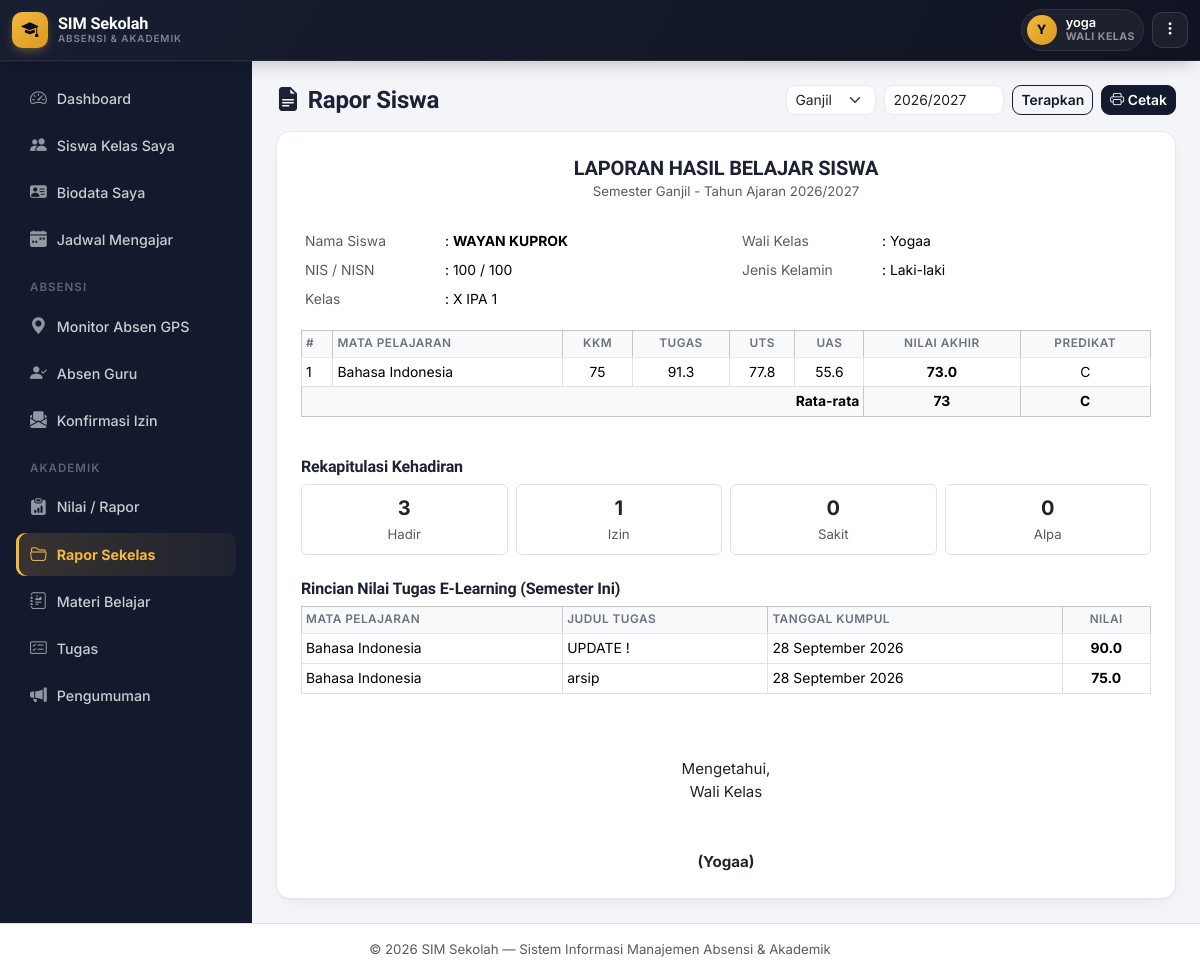
The page /rapor/rapor.php?siswa_id=1&semester=Ganjil&tahun_ajaran=2026/2027 (signed in) on the database its author committed.
### tables this page shows
CREATE TABLE `siswa` (
  `id` int NOT NULL,
  `nis` varchar(20) NOT NULL,
  `nisn` varchar(20) DEFAULT NULL,
  `nama_lengkap` varchar(100) NOT NULL,
  `jenis_kelamin` enum('L','P') NOT NULL,
  `tempat_lahir` varchar(50) DEFAULT NULL,
  `tanggal_lahir` date DEFAULT NULL,
  `agama` varchar(30) DEFAULT NULL,
  `alamat` text,
  `no_hp` varchar(20) DEFAULT NULL,
  `email` varchar(100) DEFAULT NULL,
  `nama_ayah` varchar(100) DEFAULT NULL,
  `nama_ibu` varchar(100) DEFAULT NULL,
  `no_hp_ortu` varchar(20) DEFAULT NULL,
  `pekerjaan_ortu` varchar(50) DEFAULT NULL,
  `foto` varchar(255) DEFAULT NULL,
  `kelas_id` int DEFAULT NULL,
  `status` enum('Aktif','Pindah','Lulus','Keluar') DEFAULT 'Aktif',
  `tanggal_masuk` date DEFAULT NULL,
  `created_at` timestamp NULL DEFAULT CURRENT_TIMESTAMP
);

CREATE TABLE `kelas` (
  `id` int NOT NULL,
  `nama_kelas` varchar(50) NOT NULL,
  `tingkat` varchar(10) NOT NULL,
  `jurusan` varchar(50) DEFAULT NULL,
  `wali_kelas` varchar(100) DEFAULT NULL,
  `wali_kelas_user_id` int DEFAULT NULL,
  `tahun_ajaran` varchar(20) NOT NULL,
  `created_at` timestamp NULL DEFAULT CURRENT_TIMESTAMP
);

CREATE TABLE `nilai` (
  `id` int NOT NULL,
  `siswa_id` int NOT NULL,
  `mapel_id` int NOT NULL,
  `semester` enum('Ganjil','Genap') NOT NULL,
  `tahun_ajaran` varchar(20) NOT NULL,
  `nilai_tugas` decimal(5,2) DEFAULT '0.00',
  `nilai_uts` decimal(5,2) DEFAULT '0.00',
  `nilai_uas` decimal(5,2) DEFAULT '0.00',
  `nilai_akhir` decimal(5,2) DEFAULT '0.00',
  `predikat` varchar(5) DEFAULT NULL,
  `catatan` varchar(255) DEFAULT NULL,
  `created_at` timestamp NULL DEFAULT CURRENT_TIMESTAMP
);

CREATE TABLE `mata_pelajaran` (
  `id` int NOT NULL,
  `kode_mapel` varchar(20) DEFAULT NULL,
  `nama_mapel` varchar(100) NOT NULL,
  `kkm` int DEFAULT '75'
);

CREATE TABLE `elearning_pengumpulan` (
  `id` int NOT NULL,
  `tugas_id` int NOT NULL,
  `siswa_id` int NOT NULL,
  `file_jawaban` varchar(255) DEFAULT NULL,
  `file_nama_asli` varchar(255) DEFAULT NULL,
  `catatan` text,
  `nilai` decimal(5,2) DEFAULT NULL,
  `feedback_guru` text,
  `status` enum('Belum Dinilai','Sudah Dinilai') NOT NULL DEFAULT 'Belum Dinilai',
  `tanggal_kumpul` timestamp NULL DEFAULT CURRENT_TIMESTAMP
);

CREATE TABLE `elearning_tugas` (
  `id` int NOT NULL,
  `kelas_id` int NOT NULL,
  `mapel_id` int NOT NULL,
  `guru_id` int DEFAULT NULL,
  `guru_nama` varchar(100) DEFAULT NULL,
  `judul` varchar(150) NOT NULL,
  `deskripsi` text,
  `file_lampiran` varchar(255) DEFAULT NULL,
  `file_nama_asli` varchar(255) DEFAULT NULL,
  `deadline` datetime NOT NULL,
  `semester` enum('Ganjil','Genap') NOT NULL DEFAULT 'Ganjil',
  `created_at` timestamp NULL DEFAULT CURRENT_TIMESTAMP,
  `tahun_ajaran` varchar(20) NOT NULL DEFAULT '2025/2026'
);

### includes/functions.php (called while the page is built, shortened)
<?php
function clean($str) {
    return htmlspecialchars(trim($str ?? ''), ENT_QUOTES, 'UTF-8');
}
function formatTanggalIndo($tanggal) {
    $bulan = ['01'=>'Januari','02'=>'Februari','03'=>'Maret','04'=>'April','05'=>'Mei','06'=>'Juni',
              '07'=>'Juli','08'=>'Agustus','09'=>'September','10'=>'Oktober','11'=>'November','12'=>'Desember'];
    $d = date('d', strtotime($tanggal));
    $m = date('m', strtotime($tanggal));
    $y = date('Y', strtotime($tanggal));
    return "{$d} {$bulan[$m]} {$y}";
}
function hitungPredikat($nilai) {
    if ($nilai >= 70) return 'C';
    return 'D';
}

### rapor/rapor.php (the view, shortened to what this page needs)
<?php
require_once __DIR__ . '/../includes/auth.php';
$siswa_id = (int)($_GET['siswa_id'] ?? 0);
$stmt = $pdo->prepare("SELECT s.*, k.nama_kelas, k.wali_kelas FROM siswa s LEFT JOIN kelas k ON s.kelas_id = k.id WHERE s.id = ?");
$stmt->execute([$siswa_id]);
$siswa = $stmt->fetch();
$semester     = $_GET['semester'] ?? 'Ganjil';
$tahun_ajaran = $_GET['tahun_ajaran'] ?? '2025/2026';
$stmt = $pdo->prepare("
    SELECT n.*, m.nama_mapel, m.kkm FROM nilai n
    JOIN mata_pelajaran m ON n.mapel_id = m.id
    WHERE n.siswa_id = ? AND n.semester = ? AND n.tahun_ajaran = ?
    ORDER BY m.nama_mapel
");
$stmt->execute([$siswa_id, $semester, $tahun_ajaran]);
$nilaiList = $stmt->fetchAll();
$rataRata = count($nilaiList) > 0 ? round(array_sum(array_column($nilaiList, 'nilai_akhir')) / count($nilaiList), 1) : 0;
$stmt = $pdo->prepare("SELECT status, COUNT(*) c FROM absensi WHERE siswa_id = ? GROUP BY status");
$stmt->execute([$siswa_id]);
$rekapAbsen = ['Hadir'=>0,'Izin'=>0,'Sakit'=>0,'Alpa'=>0];
foreach ($stmt->fetchAll() as $r) { $rekapAbsen[$r['status']] = $r['c']; }
$stmt = $pdo->prepare("
    SELECT m.nama_mapel, et.judul, et.deadline, ep.nilai, ep.tanggal_kumpul
    FROM elearning_pengumpulan ep
    JOIN elearning_tugas et ON ep.tugas_id = et.id
    JOIN mata_pelajaran m ON et.mapel_id = m.id
    WHERE ep.siswa_id = ? AND ep.nilai IS NOT NULL AND et.semester = ? AND et.tahun_ajaran = ?
    ORDER BY m.nama_mapel, et.deadline
");
$stmt->execute([$siswa_id, $semester, $tahun_ajaran]);
$tugasSemesterIni = $stmt->fetchAll();
include __DIR__ . '/../includes/header.php';
?>
<div class="d-flex justify-content-between align-items-center mb-3 flex-wrap gap-2 no-print">
  <h4 class="fw-bold mb-0"><i class="bi bi-file-earmark-text-fill me-2"></i>Rapor Siswa</h4>
  <div class="d-flex gap-2">
    <form method="GET" class="d-flex gap-2">
      <select name="semester" class="form-select form-select-sm" onchange="this.form.submit()">
        <option value="Ganjil" <?= $semester==='Ganjil'?'selected':'' ?>>Ganjil</option>
      </select>
      <input type="text" name="tahun_ajaran" class="form-control form-control-sm" value="<?= clean($tahun_ajaran) ?>" style="width:120px;">
      <button class="btn btn-sm btn-outline-primary">Terapkan</button>
    </form>
    <button onclick="window.print()" class="btn btn-sm btn-primary"><i class="bi bi-printer"></i> Cetak</button>
  </div>
</div>
<div class="card p-4" id="areaRapor">
  <div class="text-center mb-4">
    <h5 class="fw-bold mb-0">LAPORAN HASIL BELAJAR SISWA</h5>
    <small class="text-muted">Semester <?= clean($semester) ?> - Tahun Ajaran <?= clean($tahun_ajaran) ?></small>
  </div>
  <div class="row mb-3">
    <div class="col-md-6">
      <table class="table table-borderless table-sm mb-0">
        <tr><td class="text-muted" style="width:140px;">Nama Siswa</td><td>: <strong><?= clean($siswa['nama_lengkap']) ?></strong></td></tr>
        <tr><td class="text-muted">NIS / NISN</td><td>: <?= clean($siswa['nis']) ?> / <?= clean($siswa['nisn'] ?: '-') ?></td></tr>
        <tr><td class="text-muted">Kelas</td><td>: <?= clean($siswa['nama_kelas'] ?? '-') ?></td></tr>
      </table>
    </div>
    <div class="col-md-6">
      <table class="table table-borderless table-sm mb-0">
        <tr><td class="text-muted" style="width:140px;">Wali Kelas</td><td>: <?= clean($siswa['wali_kelas'] ?? '-') ?></td></tr>
        <tr><td class="text-muted">Jenis Kelamin</td><td>: <?= $siswa['jenis_kelamin']==='L'?'Laki-laki':'Perempuan' ?></td></tr>
      </table>
    </div>
  </div>
  <table class="table table-bordered table-sm">
    <thead class="table-light">
      <tr><th>#</th><th>Mata Pelajaran</th><th class="text-center">KKM</th><th class="text-center">Tugas</th><th class="text-center">UTS</th><th class="text-center">UAS</th><th class="text-center">Nilai Akhir</th><th class="text-center">Predikat</th></tr>
    </thead>
    <tbody>
      <?php foreach ($nilaiList as $i => $n): ?>
      <tr>
        <td><?= $i + 1 ?></td>
        <td><?= clean($n['nama_mapel']) ?></td>
        <td class="text-center"><?= (int)$n['kkm'] ?></td>
        <td class="text-center"><?= number_format($n['nilai_tugas'],1) ?></td>
        <td class="text-center"><?= number_format($n['nilai_uts'],1) ?></td>
        <td class="text-center"><?= number_format($n['nilai_uas'],1) ?></td>
        <td class="text-center fw-bold"><?= number_format($n['nilai_akhir'],1) ?></td>
        <td class="text-center"><?= clean($n['predikat']) ?></td>
      </tr>
      <?php endforeach; ?>
    </tbody>
    <?php if (!empty($nilaiList)): ?>
    <tfoot>
      <tr class="table-light fw-bold"><td colspan="6" class="text-end">Rata-rata</td><td class="text-center"><?= $rataRata ?></td><td class="text-center"><?= hitungPredikat($rataRata) ?></td></tr>
    </tfoot>
    <?php endif; ?>
  </table>
  <h6 class="fw-bold mt-4">Rekapitulasi Kehadiran</h6>
  <div class="row g-2 text-center">
    <div class="col-3"><div class="p-2 border rounded"><div class="fw-bold fs-5"><?= $rekapAbsen['Hadir'] ?></div><small class="text-muted">Hadir</small></div></div>
    <div class="col-3"><div class="p-2 border rounded"><div class="fw-bold fs-5"><?= $rekapAbsen['Izin'] ?></div><small class="text-muted">Izin</small></div></div>
    <div class="col-3"><div class="p-2 border rounded"><div class="fw-bold fs-5"><?= $rekapAbsen['Sakit'] ?></div><small class="text-muted">Sakit</small></div></div>
    <div class="col-3"><div class="p-2 border rounded"><div class="fw-bold fs-5"><?= $rekapAbsen['Alpa'] ?></div><small class="text-muted">Alpa</small></div></div>
  </div>
  <?php if (!empty($tugasSemesterIni)): ?>
  <h6 class="fw-bold mt-4">Rincian Nilai Tugas E-Learning (Semester Ini)</h6>
  <table class="table table-bordered table-sm">
    <thead class="table-light">
      <tr><th>Mata Pelajaran</th><th>Judul Tugas</th><th>Tanggal Kumpul</th><th class="text-center">Nilai</th></tr>
    </thead>
    <tbody>
      <?php foreach ($tugasSemesterIni as $t): ?>
      <tr>
        <td><?= clean($t['nama_mapel']) ?></td>
        <td><?= clean($t['judul']) ?></td>
        <td><?= formatTanggalIndo(substr($t['tanggal_kumpul'],0,10)) ?></td>
        <td class="text-center fw-bold"><?= number_format($t['nilai'],1) ?></td>
      </tr>
      <?php endforeach; ?>
    </tbody>
  </table>
  <?php endif; ?>
  <div class="row mt-5 text-center">
    <div class="col-4"></div>
    <div class="col-4">
      <p class="mb-5">Mengetahui,<br>Wali Kelas</p>
      <p class="fw-bold mb-0">(<?= clean($siswa['wali_kelas'] ?? '.......................') ?>)</p>
    </div>
    <div class="col-4"></div>
  </div>
</div>
<?php include __DIR__ . '/../includes/footer.php'; ?>

### assets/css/style.css (style rules this page uses)
:root { --ink: #14173A; --ink-soft: #565B82; --bg: #F1F3FA; --surface: #FFFFFF; --line: #E4E7F2; --brand: #4338CA; --brand-2: #6D28D9; --brand-soft: #EEECFD; --gps: #0D9488; --gps-2: #0EA5A4; --gps-soft: #E1F5F3; --good: #16A34A; --good-soft: #E7F7ED; --warn: #D97706; --warn-soft: #FEF3E1; --bad: #DC2626; --bad-soft: #FCE8E7; --info: #2563EB; --info-soft: #E8EEFD; --radius-lg: 20px; --radius-md: 14px; --radius-sm: 9px; --shadow-1: 0 1px 2px rgba(20,23,58,.04), 0 8px 24px -12px rgba(20,23,58,.10); --shadow-2: 0 4px 10px rgba(20,23,58,.06), 0 16px 40px -16px rgba(20,23,58,.18); }
* { box-sizing: border-box; }
body { background: var(--bg); color: var(--ink); font-family: 'Inter', system-ui, sans-serif; font-size: .945rem; -webkit-font-smoothing: antialiased; }
h1, h2, h3, h4, h5, h6, .font-display { font-family: 'Sora', 'Inter', sans-serif; letter-spacing: -0.01em; color: var(--ink); }
small, .small { color: var(--ink-soft); }
.card { border: 1px solid var(--line); border-radius: var(--radius-md); box-shadow: var(--shadow-1); }
.table { font-size: .87rem; }
.table thead th { font-size: .74rem; text-transform: uppercase; letter-spacing: .04em; color: var(--ink-soft); border-bottom: 1px solid var(--line); font-weight: 600; }
.table td, .table th { vertical-align: middle; }
.form-control, .form-select { border-radius: var(--radius-sm); border-color: var(--line); font-size: .89rem; }
.btn { border-radius: var(--radius-sm); font-weight: 600; font-size: .87rem; }
.btn-primary { background: var(--brand); border-color: var(--brand); }
.btn-outline-primary { color: var(--brand); border-color: var(--brand); }

### includes/theme_gov.php (style rules this page uses)
:root { --navy:#131A2E; --navy-2:#0B0F1D; --navy-3:#1C2540; --gold:#F4B740; --gold-soft:#FDF3DD; --bg:#F4F5F9; --surface:#FFFFFF; --line:#E7E9F1; --ink:#1C2233; --ink-soft:#6B7280; --brand:#131A2E; --brand-2:#0B0F1D; --brand-soft:#EEF0F8; --gps:#2563EB; --gps-soft:#EAF2FE; --good:#16A34A; --good-soft:#E7F6EC; --warn:#EA7A1B; --warn-soft:#FDEEE0; --bad:#DC2626; --bad-soft:#FCEAEA; --info:#2563EB; --info-soft:#EAF2FE; --r-lg:16px; --r-md:12px; --r-sm:9px; --sh-sm:0 1px 2px rgba(19,26,46,.04), 0 1px 3px rgba(19,26,46,.06); --sh-md:0 4px 10px -2px rgba(19,26,46,.08), 0 8px 24px -8px rgba(19,26,46,.10); --sh-lg:0 12px 28px -6px rgba(19,26,46,.16), 0 4px 10px -4px rgba(19,26,46,.10); --ease:cubic-bezier(.4,0,.2,1); }
* { scrollbar-width:thin; scrollbar-color:#C7CBDA transparent; }
body { background:var(--bg); color:var(--ink); font-family:'Inter',system-ui,sans-serif; }
.form-control, .form-select { border-radius:var(--r-sm); border-color:var(--line); font-size:.87rem; transition:border-color .15s, box-shadow .15s; }

### rows shown on the page
siswa: nama_lengkap "WAYAN KUPROK", nis "100", nisn "100", kelas.nama_kelas "X IPA 1", kelas.wali_kelas "Yogaa"
nilai: mapel.nama_mapel "Bahasa Indonesia", mapel.kkm "75", nilai_tugas "91.3", nilai_uts "77.8", nilai_uas "55.6", nilai_akhir "73.0", predikat "C"
elearning_pengumpulan: mata_pelajaran.nama_mapel "Bahasa Indonesia", tugas.judul "UPDATE !", tanggal_kumpul "28 September 2026", nilai "90.0"
elearning_pengumpulan: mata_pelajaran.nama_mapel "Bahasa Indonesia", tugas.judul "arsip", tanggal_kumpul "28 September 2026", nilai "75.0"

### other values the page prints
$inisial "Y"
$namaNow "yoga"
$roleLabel "WALI KELAS"
$labelMenuIzin "Konfirmasi Izin"
$semester "Ganjil"
$tahun_ajaran "2026/2027"
$rataRata "73"
hitungPredikat($rataRata) "C"
$rekapAbsen['Hadir'] "3"
$rekapAbsen['Izin'] "1"
$rekapAbsen['Sakit'] "0"
$rekapAbsen['Alpa'] "0"
